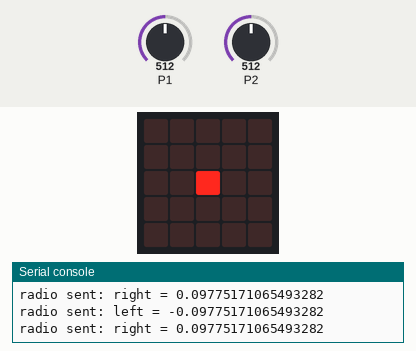
Bench run of a program on a simulated BBC micro:bit (MakeCode). Shown: the board's 5×5 LED display, the last lines printed to the serial console. Inputs (shaded band) come from the test bench; at power-on: P1 = 512, P2 = 512 (analog values on the 0–1023 scale). No radio messages arrive unless stated (any console line starting 'radio sent:' is added by the test bench).

Above: at 1.2 s.
1.3 s: P1 set to 716
At 2.4 s:
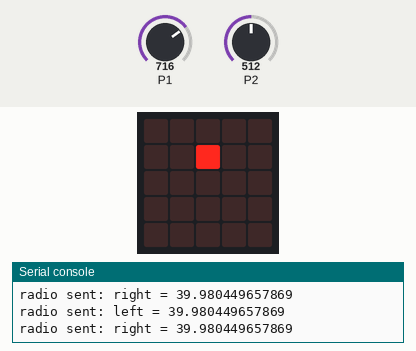
2.8 s: P2 set to 716
At 3.6 s:
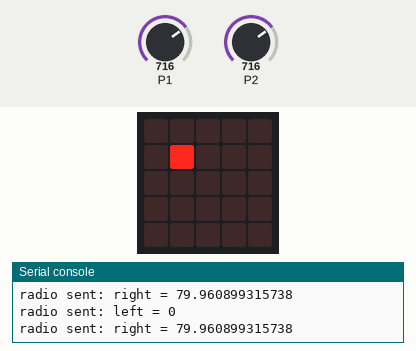
4.3 s: P1 set to 900
At 4.7 s:
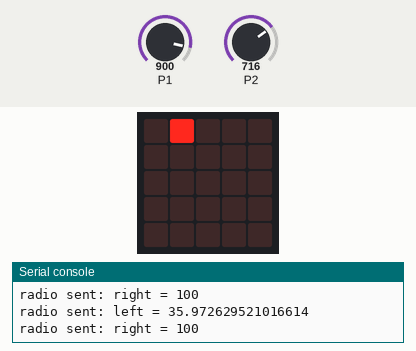
5.8 s: P2 set to 511
At 7.0 s:
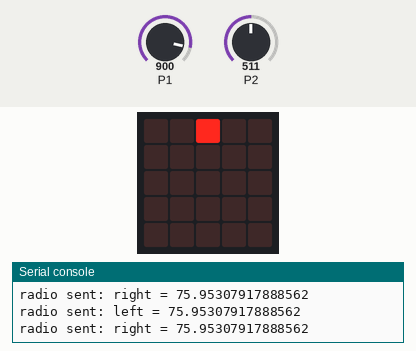
7.3 s: P2 set to 306
At 8.2 s:
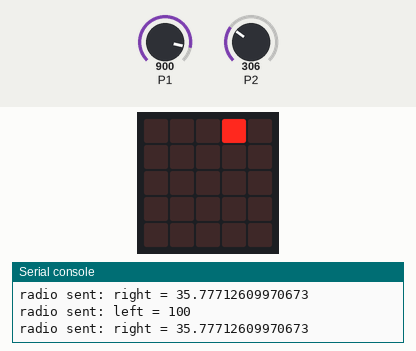
8.8 s: P1 set to 511
At 9.3 s:
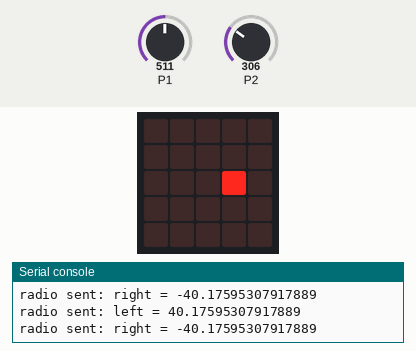
Timing chart, 0 to 11.3 s (numbered marks = the images above; inputs shaded):
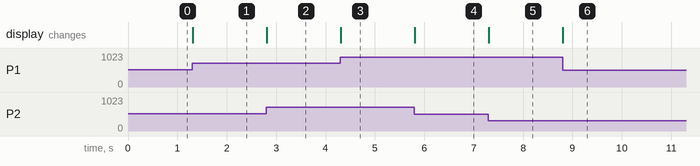

Measured:
- after the input at 1.3 s, the display: changes at once (image 1)
- after the input at 2.8 s, the display: changes at once (image 2)
- after the input at 4.3 s, the display: changes at once (image 3)
- after the input at 5.8 s, the display: changes at once (image 4)
- after the input at 7.3 s, the display: changes at once (image 5)
- after the input at 8.8 s, the display: changes at once (image 6)

The program:

main.ts
```typescript
let y_disp = 0
let x_disp = 0
let corner = 0
let speed = 0
let y_joystick = 0
let x_joystick = 0
pins.setPull(DigitalPin.P13, PinPullMode.PullUp)
pins.setPull(DigitalPin.P15, PinPullMode.PullUp)
radio.setGroup(128)
basic.forever(function () {
    x_joystick = pins.analogReadPin(AnalogReadWritePin.P2)
    y_joystick = pins.analogReadPin(AnalogReadWritePin.P1)
    speed = Math.map(y_joystick, 0, 1023, -100, 100)
    corner = Math.map(x_joystick, 0, 1023, -100, 100)
    if (Math.abs(speed) < 10) {
        speed = 0
    } else if (Math.abs(corner) < 10) {
        corner = 0
    }
    radio.sendValue("left", Math.constrain(speed - corner, -100, 100))
    radio.sendValue("right", Math.constrain(speed + corner, -100, 100))
})
basic.forever(function () {
    led.unplot(x_disp, y_disp)
    x_disp = Math.round(Math.map(x_joystick, 0, 1023, 4, 0))
    y_disp = Math.round(Math.map(y_joystick, 0, 1023, 4, 0))
    led.plot(x_disp, y_disp)
})
```

test.ts
```typescript
// Tady jsou testy. Při použití tohoto balíčku jako rozšíření nebude zkompilováno.
```
